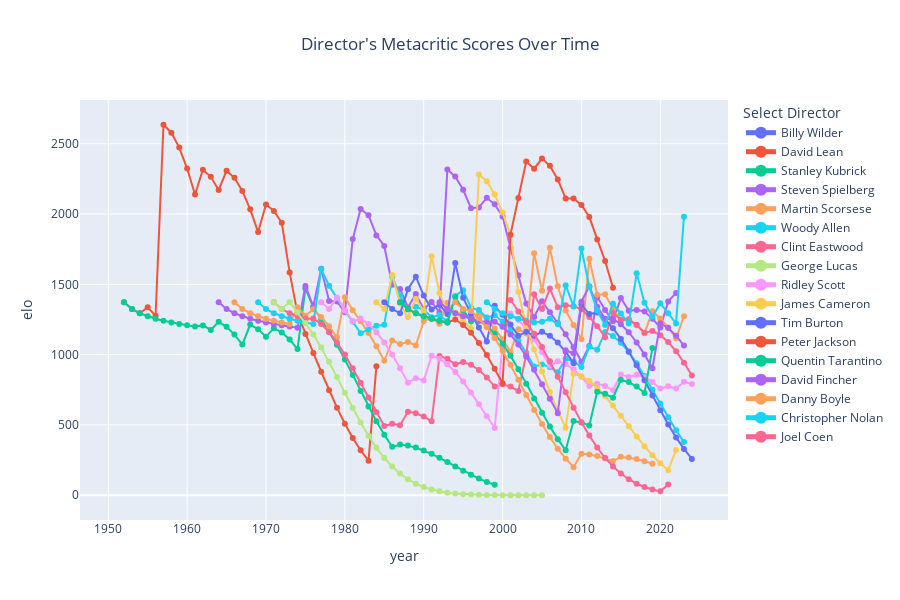

The notebook cell saved with this chart:
### Code cell
fig = px.line(directors_yrly_data,
              x="year",
              y="elo",
              color="director",
              title="Director's Metacritic Scores Over Time",
              labels={"Metacritic": "Metacritic Score",
                      "ReleasedYear": "Release Year"}
              )

# Add interactive hover and selection
fig.update_traces(hoverinfo="x+y+name", mode="lines+markers")
# fig.update_layout(
#     width=900,  # Set width (in pixels)
#     height=600  # Set height (in pixels)
# )
# Set layout to highlight selection
fig.update_layout(
    legend_title="Directors",
    hovermode="x unified",
    title_x=0.5,
    height=600,
    legend=dict(
        title="Select Director",
        itemsizing="constant"
    )
)

# Show the plot
fig.show()

### Figure 1 — Plotly figure (JSON) as saved in the notebook; plotly's stock layout.template omitted (floating-point values rounded to 4 significant figures)
{"data": [{"hoverinfo": "x+y+name", "hovertemplate": "director=Billy Wilder<br>year=%{x}<br>elo=%{y}<extra></extra>", "legendgroup": "Billy Wilder", "line": {"color": "#636efa", "dash": "solid"}, "marker": {"symbol": "circle"}, "mode": "lines+markers", "name": "Billy Wilder", "orientation": "v", "showlegend": true, "type": "scatter", "x": [1951, 1952, 1953, 1954, 1955, 1956, 1957, 1958, 1959, 1960, 1961, 1962, 1963, 1964, 1965, 1966, 1967, 1968, 1969, 1970, 1971, 1972, 1973, 1974, 1975, 1976, 1977, 1978, 1979, 1980, 1981], "xaxis": "x", "y": [null, null, null, null, null, null, null, null, null, null, null, null, null, null, null, null, null, null, null, null, null, null, null, null, null, null, null, null, null, null, null], "yaxis": "y"}, {"hoverinfo": "x+y+name", "hovertemplate": "director=David Lean<br>year=%{x}<br>elo=%{y}<extra></extra>", "legendgroup": "David Lean", "line": {"color": "#EF553B", "dash": "solid"}, "marker": {"symbol": "circle"}, "mode": "lines+markers", "name": "David Lean", "orientation": "v", "showlegend": true, "type": "scatter", "x": [1952, 1953, 1954, 1955, 1956, 1957, 1958, 1959, 1960, 1961, 1962, 1963, 1964, 1965, 1966, 1967, 1968, 1969, 1970, 1971, 1972, 1973, 1974, 1975, 1976, 1977, 1978, 1979, 1980, 1981, 1982, 1983, 1984], "xaxis": "x", "y": [1372, 1324.0, 1294.0, 1336.0, 1277.0, 2634.0, 2578.0, 2472.0, 2323.0, 2139.0, 2315.0, 2265.0, 2171.0, 2307.0, 2257.0, 2164.0, 2033.0, 1871.0, 2067.0, 2022.0, 1938.0, 1584.0, 1290.0, 1147.0, 1012.0, 878.1, 746.9, 622.6, 508.7, 407.4, 319.7, 245.8, 917.8], "yaxis": "y"}, {"hoverinfo": "x+y+name", "hovertemplate": "director=Stanley Kubrick<br>year=%{x}<br>elo=%{y}<extra></extra>", "legendgroup": "Stanley Kubrick", "line": {"color": "#00cc96", "dash": "solid"}, "marker": {"symbol": "circle"}, "mode": "lines+markers", "name": "Stanley Kubrick", "orientation": "v", "showlegend": true, "type": "scatter", "x": [1952, 1953, 1954, 1955, 1956, 1957, 1958, 1959, 1960, 1961, 1962, 1963, 1964, 1965, 1966, 1967, 1968, 1969, 1970, 1971, 1972, 1973, 1974, 1975, 1976, 1977, 1978, 1979, 1980, 1981, 1982, 1983, 1984, 1985, 1986, 1987, 1988, 1989, 1990, 1991, 1992, 1993, 1994, 1995, 1996, 1997, 1998, 1999], "xaxis": "x", "y": [1372, 1324.0, 1294.0, 1272.0, 1255.0, 1241.0, 1228.0, 1218.0, 1208.0, 1199.0, 1208.0, 1175.0, 1233.0, 1197.0, 1143.0, 1072.0, 1214.0, 1181.0, 1128.0, 1188.0, 1158.0, 1107.0, 1040.0, 1470.0, 1337.0, 1251.0, 1165.0, 1069.0, 965.0, 854.4, 741.5, 630.9, 526.0, 429.7, 344.1, 360.1, 352.9, 338.9, 319, 294.2, 266.0, 235.6, 204.5, 174.0, 145.1, 118.5, 94.92, 74.49], "yaxis": "y"}, {"hoverinfo": "x+y+name", "hovertemplate": "director=Steven Spielberg<br>year=%{x}<br>elo=%{y}<extra></extra>", "legendgroup": "Steven Spielberg", "line": {"color": "#ab63fa", "dash": "solid"}, "marker": {"symbol": "circle"}, "mode": "lines+markers", "name": "Steven Spielberg", "orientation": "v", "showlegend": true, "type": "scatter", "x": [1964, 1965, 1966, 1967, 1968, 1969, 1970, 1971, 1972, 1973, 1974, 1975, 1976, 1977, 1978, 1979, 1980, 1981, 1982, 1983, 1984, 1985, 1986, 1987, 1988, 1989, 1990, 1991, 1992, 1993, 1994, 1995, 1996, 1997, 1998, 1999, 2000, 2001, 2002, 2003, 2004, 2005, 2006, 2007, 2008, 2009, 2010, 2011, 2012, 2013, 2014, 2015, 2016, 2017, 2018, 2019, 2020, 2021, 2022], "xaxis": "x", "y": [1372, 1324.0, 1294.0, 1272.0, 1255.0, 1241.0, 1228.0, 1218.0, 1208.0, 1199.0, 1192.0, 1489.0, 1342.0, 1610.0, 1382.0, 1378.0, 1301.0, 1821.0, 2036.0, 1991.0, 1848.0, 1772.0, 1497.0, 1467.0, 1336.0, 1430.0, 1324.0, 1374.0, 1299.0, 2316.0, 2266.0, 2172.0, 2041.0, 2047.0, 2115.0, 2068.0, 1983.0, 1760.0, 1564.0, 1363.0, 1267.0, 1379.0, 1301.0, 1227.0, 1145.0, 1052.0, 949.8, 1061.0, 1412.0, 1317.0, 1238.0, 1402.0, 1313.0, 1318.0, 1306.0, 1256.0, 1192.0, 1377.0, 1439.0], "yaxis": "y"}, {"hoverinfo": "x+y+name", "hovertemplate": "director=Martin Scorsese<br>year=%{x}<br>elo=%{y}<extra></extra>", "legendgroup": "Martin Scorsese", "line": {"color": "#FFA15A", "dash": "solid"}, "marker": {"symbol": "circle"}, "mode": "lines+markers", "name": "Martin Scorsese", "orientation": "v", "showlegend": true, "type": "scatter", "x": [1966, 1967, 1968, 1969, 1970, 1971, 1972, 1973, 1974, 1975, 1976, 1977, 1978, 1979, 1980, 1981, 1982, 1983, 1984, 1985, 1986, 1987, 1988, 1989, 1990, 1991, 1992, 1993, 1994, 1995, 1996, 1997, 1998, 1999, 2000, 2001, 2002, 2003, 2004, 2005, 2006, 2007, 2008, 2009, 2010, 2011, 2012, 2013, 2014, 2015, 2016, 2017, 2018, 2019, 2020, 2021, 2022, 2023], "xaxis": "x", "y": [1372, 1324.0, 1294.0, 1272.0, 1255.0, 1241.0, 1228.0, 1218.0, 1336.0, 1276.0, 1322.0, 1267.0, 1201.0, 1123.0, 1408.0, 1315.0, 1237.0, 1153.0, 1059.0, 956.1, 1100.0, 1075.0, 1089.0, 1065.0, 1240.0, 1259.0, 1219.0, 1370.0, 1297.0, 1290.0, 1244.0, 1295, 1247.0, 1185.0, 1109.0, 1021.0, 1180.0, 1150.0, 1721.0, 1454.0, 1759.0, 1485.0, 1314.0, 1211.0, 1109.0, 1682.0, 1425.0, 1429.0, 1324.0, 1243.0, 1246.0, 1208.0, 1152.0, 1308.0, 1257.0, 1193.0, 1116.0, 1273.0], "yaxis": "y"}, {"hoverinfo": "x+y+name", "hovertemplate": "director=Woody Allen<br>year=%{x}<br>elo=%{y}<extra></extra>", "legendgroup": "Woody Allen", "line": {"color": "#19d3f3", "dash": "solid"}, "marker": {"symbol": "circle"}, "mode": "lines+markers", "name": "Woody Allen", "orientation": "v", "showlegend": true, "type": "scatter", "x": [1969, 1970, 1971, 1972, 1973, 1974, 1975, 1976, 1977, 1978, 1979, 1980, 1981, 1982, 1983, 1984, 1985, 1986, 1987, 1988, 1989, 1990, 1991, 1992, 1993, 1994, 1995, 1996, 1997, 1998, 1999, 2000, 2001, 2002, 2003, 2004, 2005, 2006, 2007, 2008, 2009, 2010, 2011, 2012, 2013, 2014, 2015, 2016, 2017, 2018, 2019, 2020, 2021, 2022, 2023], "xaxis": "x", "y": [1372, 1324.0, 1294.0, 1272.0, 1255.0, 1241.0, 1228.0, 1218.0, 1608.0, 1489.0, 1401.0, 1312.0, 1235.0, 1151.0, 1179.0, 1205.0, 1212.0, 1555.0, 1420.0, 1320.0, 1339.0, 1321.0, 1266.0, 1282.0, 1237.0, 1417.0, 1458.0, 1333.0, 1316.0, 1263.0, 1279.0, 1235.0, 1175.0, 1101.0, 1013.0, 914.7, 930.4, 911.4, 875.0, 970.9, 950.9, 912.8, 1056.0, 1034.0, 1161.0, 1132.0, 1084.0, 1018.0, 938.4, 847.9, 751.0, 651.9, 554.6, 462.4, 377.8], "yaxis": "y"}, {"hoverinfo": "x+y+name", "hovertemplate": "director=Clint Eastwood<br>year=%{x}<br>elo=%{y}<extra></extra>", "legendgroup": "Clint Eastwood", "line": {"color": "#FF6692", "dash": "solid"}, "marker": {"symbol": "circle"}, "mode": "lines+markers", "name": "Clint Eastwood", "orientation": "v", "showlegend": true, "type": "scatter", "x": [1971, 1972, 1973, 1974, 1975, 1976, 1977, 1978, 1979, 1980, 1981, 1982, 1983, 1984, 1985, 1986, 1987, 1988, 1989, 1990, 1991, 1992, 1993, 1994, 1995, 1996, 1997, 1998, 1999, 2000, 2001, 2002, 2003, 2004, 2005, 2006, 2007, 2008, 2009, 2010, 2011, 2012, 2013, 2014, 2015, 2016, 2017, 2018, 2019, 2020, 2021, 2022, 2023, 2024], "xaxis": "x", "y": [1372, 1324.0, 1294.0, 1272.0, 1255.0, 1257.0, 1217.0, 1160.0, 1087.0, 1001.0, 903.7, 800.3, 694.7, 591.0, 492.7, 508.7, 498.5, 594.5, 582.6, 559.5, 526.6, 990.6, 970.1, 931.1, 946.8, 927.4, 890.4, 837.8, 772.6, 788.6, 772.7, 742.1, 998.0, 1429.0, 1324.0, 1470.0, 1337.0, 1351.0, 1344.0, 1323.0, 1268.0, 1202.0, 1124.0, 1296.0, 1248.0, 1251.0, 1212.0, 1156.0, 1167.0, 1138.0, 1090.0, 1023.0, 942.9, 852.0], "yaxis": "y"}, {"hoverinfo": "x+y+name", "hovertemplate": "director=George Lucas<br>year=%{x}<br>elo=%{y}<extra></extra>", "legendgroup": "George Lucas", "line": {"color": "#B6E880", "dash": "solid"}, "marker": {"symbol": "circle"}, "mode": "lines+markers", "name": "George Lucas", "orientation": "v", "showlegend": true, "type": "scatter", "x": [1971, 1972, 1973, 1974, 1975, 1976, 1977, 1978, 1979, 1980, 1981, 1982, 1983, 1984, 1985, 1986, 1987, 1988, 1989, 1990, 1991, 1992, 1993, 1994, 1995, 1996, 1997, 1998, 1999, 2000, 2001, 2002, 2003, 2004, 2005], "xaxis": "x", "y": [1372, 1324.0, 1374.0, 1299.0, 1226.0, 1144.0, 1051.0, 948.7, 840.0, 729.1, 620.3, 517.2, 422.6, 338.4, 265.5, 204.2, 153.9, 113.7, 82.26, 58.35, 40.56, 27.63, 18.45, 12.07, 7.74, 4.86, 2.99, 1.8, 1.06, 0.61, 0.35, 0.19, 0.1, 0.05, 0.03], "yaxis": "y"}, {"hoverinfo": "x+y+name", "hovertemplate": "director=Ridley Scott<br>year=%{x}<br>elo=%{y}<extra></extra>", "legendgroup": "Ridley Scott", "line": {"color": "#FF97FF", "dash": "solid"}, "marker": {"symbol": "circle"}, "mode": "lines+markers", "name": "Ridley Scott", "orientation": "v", "showlegend": true, "type": "scatter", "x": [1977, 1978, 1979, 1980, 1981, 1982, 1983, 1984, 1985, 1986, 1987, 1988, 1989, 1990, 1991, 1992, 1993, 1994, 1995, 1996, 1997, 1998, 1999, 2000, 2001, 2002, 2003, 2004, 2005, 2006, 2007, 2008, 2009, 2010, 2011, 2012, 2013, 2014, 2015, 2016, 2017, 2018, 2019, 2020, 2021, 2022, 2023, 2024], "xaxis": "x", "y": [1372, 1324.0, 1406.0, 1315.0, 1236.0, 1257.0, 1217.0, 1160.0, 1087.0, 1001.0, 903.7, 800.3, 832.2, 815.5, 991.4, 970.8, 931.8, 876.7, 808.4, 730.7, 647.2, 561.9, 478.0, 1070.0, 1292.0, 1245.0, 1184.0, 1108.0, 1019.0, 920.4, 952.1, 932.6, 895.3, 842.5, 776.9, 792.9, 776.9, 746.1, 858.1, 840.8, 856.6, 839.3, 806.0, 758.5, 774.5, 758.9, 806.9, 790.6], "yaxis": "y"}, {"hoverinfo": "x+y+name", "hovertemplate": "director=James Cameron<br>year=%{x}<br>elo=%{y}<extra></extra>", "legendgroup": "James Cameron", "line": {"color": "#FECB52", "dash": "solid"}, "marker": {"symbol": "circle"}, "mode": "lines+markers", "name": "James Cameron", "orientation": "v", "showlegend": true, "type": "scatter", "x": [1984, 1985, 1986, 1987, 1988, 1989, 1990, 1991, 1992, 1993, 1994, 1995, 1996, 1997, 1998, 1999, 2000, 2001, 2002, 2003, 2004, 2005, 2006, 2007, 2008, 2009, 2010, 2011, 2012, 2013, 2014, 2015, 2016, 2017, 2018, 2019, 2020, 2021, 2022], "xaxis": "x", "y": [1372, 1324.0, 1566.0, 1364.0, 1267.0, 1395.0, 1309.0, 1700.0, 1438.0, 1300.0, 1293.0, 1246.0, 1184.0, 2281.0, 2232.0, 2140.0, 2010.0, 1850.0, 1445.0, 1201.0, 1036.0, 880.4, 733.9, 599.6, 480.1, 864.1, 846.7, 813.0, 765.1, 705.7, 637.8, 565.0, 490.5, 417.3, 347.9, 284.3, 227.6, 178.6, 322.6], "yaxis": "y"}, {"hoverinfo": "x+y+name", "hovertemplate": "director=Tim Burton<br>year=%{x}<br>elo=%{y}<extra></extra>", "legendgroup": "Tim Burton", "line": {"color": "#636efa", "dash": "solid"}, "marker": {"symbol": "circle"}, "mode": "lines+markers", "name": "Tim Burton", "orientation": "v", "showlegend": true, "type": "scatter", "x": [1985, 1986, 1987, 1988, 1989, 1990, 1991, 1992, 1993, 1994, 1995, 1996, 1997, 1998, 1999, 2000, 2001, 2002, 2003, 2004, 2005, 2006, 2007, 2008, 2009, 2010, 2011, 2012, 2013, 2014, 2015, 2016, 2017, 2018, 2019, 2020, 2021, 2022, 2023, 2024], "xaxis": "x", "y": [1372, 1324.0, 1294.0, 1464.0, 1554.0, 1420.0, 1320.0, 1355.0, 1288.0, 1652.0, 1405.0, 1288.0, 1193.0, 1093.0, 1347.0, 1283.0, 1214.0, 1134.0, 1162.0, 1134.0, 1162.0, 1134.0, 1085.0, 1020.0, 939.4, 1355.0, 1288.0, 1300.0, 1251.0, 1188.0, 1112.0, 1023.0, 923.6, 817.9, 709.9, 604.0, 503.5, 411.4, 329.4, 258.5], "yaxis": "y"}, {"hoverinfo": "x+y+name", "hovertemplate": "director=Peter Jackson<br>year=%{x}<br>elo=%{y}<extra></extra>", "legendgroup": "Peter Jackson", "line": {"color": "#EF553B", "dash": "solid"}, "marker": {"symbol": "circle"}, "mode": "lines+markers", "name": "Peter Jackson", "orientation": "v", "showlegend": true, "type": "scatter", "x": [1987, 1988, 1989, 1990, 1991, 1992, 1993, 1994, 1995, 1996, 1997, 1998, 1999, 2000, 2001, 2002, 2003, 2004, 2005, 2006, 2007, 2008, 2009, 2010, 2011, 2012, 2013, 2014], "xaxis": "x", "y": [1372, 1324.0, 1294.0, 1272.0, 1255.0, 1241.0, 1228.0, 1250.0, 1211.0, 1155.0, 1082.0, 996.5, 900.0, 797.1, 1853, 2113.0, 2373.0, 2322.0, 2394.0, 2342.0, 2246.0, 2110.0, 2110.0, 2064.0, 1978.0, 1819.0, 1665.0, 1475.0], "yaxis": "y"}, {"hoverinfo": "x+y+name", "hovertemplate": "director=Quentin Tarantino<br>year=%{x}<br>elo=%{y}<extra></extra>", "legendgroup": "Quentin Tarantino", "line": {"color": "#00cc96", "dash": "solid"}, "marker": {"symbol": "circle"}, "mode": "lines+markers", "name": "Quentin Tarantino", "orientation": "v", "showlegend": true, "type": "scatter", "x": [1987, 1988, 1989, 1990, 1991, 1992, 1993, 1994, 1995, 1996, 1997, 1998, 1999, 2000, 2001, 2002, 2003, 2004, 2005, 2006, 2007, 2008, 2009, 2010, 2011, 2012, 2013, 2014, 2015, 2016, 2017, 2018, 2019], "xaxis": "x", "y": [1372, 1324.0, 1294.0, 1272.0, 1255.0, 1241.0, 1228.0, 1410.0, 1316.0, 1237.0, 1242.0, 1205.0, 1149.0, 1077.0, 991.8, 895.8, 793.3, 688.6, 585.9, 488.4, 399.1, 319.6, 527.6, 517.0, 496.5, 736.5, 721.8, 693.2, 821.1, 804.6, 772.7, 727.2, 1047.0], "yaxis": "y"}, {"hoverinfo": "x+y+name", "hovertemplate": "director=David Fincher<br>year=%{x}<br>elo=%{y}<extra></extra>", "legendgroup": "David Fincher", "line": {"color": "#ab63fa", "dash": "solid"}, "marker": {"symbol": "circle"}, "mode": "lines+markers", "name": "David Fincher", "orientation": "v", "showlegend": true, "type": "scatter", "x": [1992, 1993, 1994, 1995, 1996, 1997, 1998, 1999, 2000, 2001, 2002, 2003, 2004, 2005, 2006, 2007, 2008, 2009, 2010, 2011, 2012, 2013, 2014, 2015, 2016, 2017, 2018, 2019, 2020, 2021, 2022, 2023], "xaxis": "x", "y": [1372, 1324.0, 1294.0, 1272.0, 1255.0, 1241.0, 1228.0, 1234.0, 1198.0, 1143, 1072.0, 987.0, 891.5, 789.5, 685.4, 583.1, 1031.0, 1009.0, 1376.0, 1487.0, 1341.0, 1254.0, 1256.0, 1216.0, 1159.0, 1086.0, 1000.0, 903.2, 1223.0, 1189.0, 1135.0, 1065.0], "yaxis": "y"}, {"hoverinfo": "x+y+name", "hovertemplate": "director=Danny Boyle<br>year=%{x}<br>elo=%{y}<extra></extra>", "legendgroup": "Danny Boyle", "line": {"color": "#FFA15A", "dash": "solid"}, "marker": {"symbol": "circle"}, "mode": "lines+markers", "name": "Danny Boyle", "orientation": "v", "showlegend": true, "type": "scatter", "x": [1994, 1995, 1996, 1997, 1998, 1999, 2000, 2001, 2002, 2003, 2004, 2005, 2006, 2007, 2008, 2009, 2010, 2011, 2012, 2013, 2014, 2015, 2016, 2017, 2018, 2019], "xaxis": "x", "y": [1372, 1324.0, 1310.0, 1259.0, 1195.0, 1117.0, 1028.0, 928.0, 821.7, 713.3, 606.8, 505.9, 413.4, 331, 259.7, 199.8, 295.8, 289.8, 278.4, 262.0, 241.6, 273.6, 268.2, 257.6, 242.4, 223.6], "yaxis": "y"}, {"hoverinfo": "x+y+name", "hovertemplate": "director=Christopher Nolan<br>year=%{x}<br>elo=%{y}<extra></extra>", "legendgroup": "Christopher Nolan", "line": {"color": "#19d3f3", "dash": "solid"}, "marker": {"symbol": "circle"}, "mode": "lines+markers", "name": "Christopher Nolan", "orientation": "v", "showlegend": true, "type": "scatter", "x": [1998, 1999, 2000, 2001, 2002, 2003, 2004, 2005, 2006, 2007, 2008, 2009, 2010, 2011, 2012, 2013, 2014, 2015, 2016, 2017, 2018, 2019, 2020, 2021, 2022, 2023], "xaxis": "x", "y": [1372, 1324.0, 1294.0, 1272.0, 1255.0, 1241.0, 1228.0, 1234.0, 1254.0, 1215.0, 1494.0, 1343.0, 1755.0, 1482.0, 1313.0, 1211.0, 1362.0, 1292.0, 1220.0, 1579.0, 1368.0, 1270.0, 1365, 1294.0, 1222.0, 1980.0], "yaxis": "y"}, {"hoverinfo": "x+y+name", "hovertemplate": "director=Joel Coen<br>year=%{x}<br>elo=%{y}<extra></extra>", "legendgroup": "Joel Coen", "line": {"color": "#FF6692", "dash": "solid"}, "marker": {"symbol": "circle"}, "mode": "lines+markers", "name": "Joel Coen", "orientation": "v", "showlegend": true, "type": "scatter", "x": [2001, 2002, 2003, 2004, 2005, 2006, 2007, 2008, 2009, 2010, 2011, 2012, 2013, 2014, 2015, 2016, 2017, 2018, 2019, 2020, 2021], "xaxis": "x", "y": [1388, 1306.0, 1231.0, 1148.0, 1055.0, 952.0, 842.9, 731.6, 622.4, 518.9, 424.0, 339.5, 266.4, 204.9, 154.4, 114.0, 82.54, 58.55, 40.7, 27.73, 75.73], "yaxis": "y"}], "layout": {"height": 600, "hovermode": "x unified", "legend": {"itemsizing": "constant", "title": {"text": "Select Director"}, "tracegroupgap": 0}, "title": {"text": "Director's Metacritic Scores Over Time", "x": 0.5}, "xaxis": {"anchor": "y", "domain": [0, 1], "title": {"text": "year"}}, "yaxis": {"anchor": "x", "domain": [0, 1], "title": {"text": "elo"}}}}
